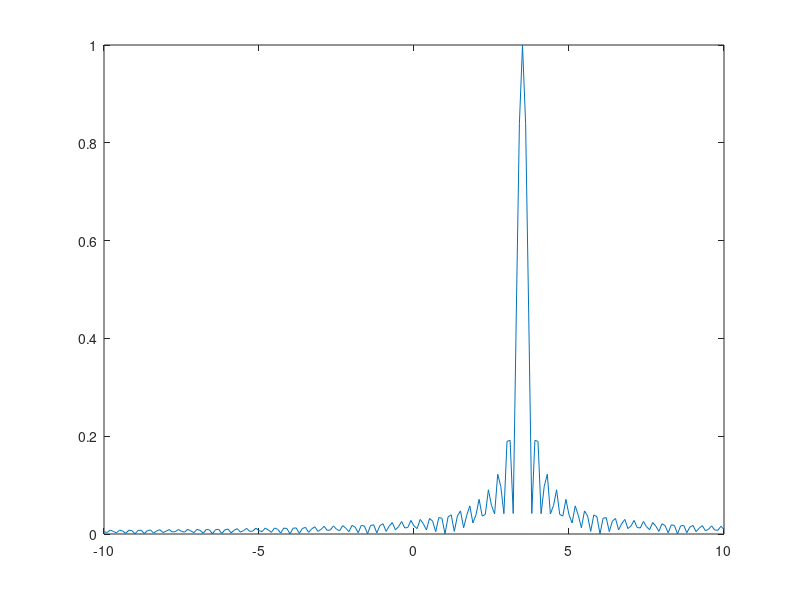

MATLAB code to generate this figure:
w = 3.5;
t = [-10:0.1:10];

z = e.^(i*w*t);

F = [-10:0.1:10];

dft = zeros(size(F));

for k = 1:size(F,2)
fa = F(k);
za = z.*e.^(-i*fa*t);
dft(k) = abs(sum(za))/size(t, 2);
end

plot(F, dft);
